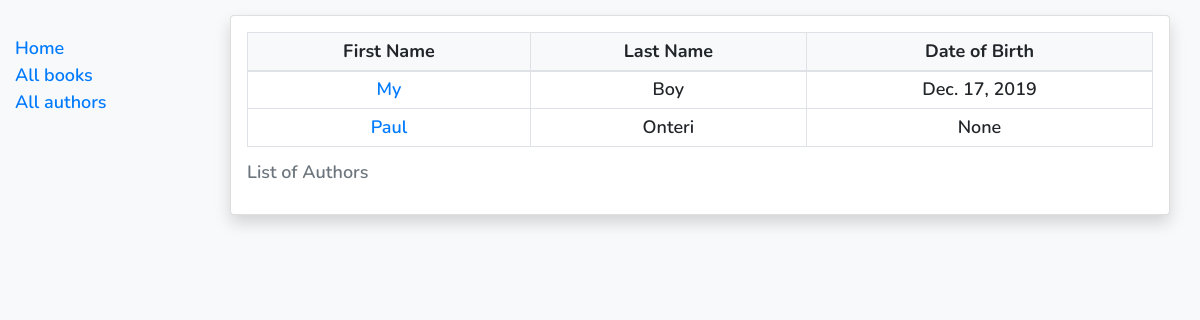
Page /catalogg/authors/ on the earlier database version.
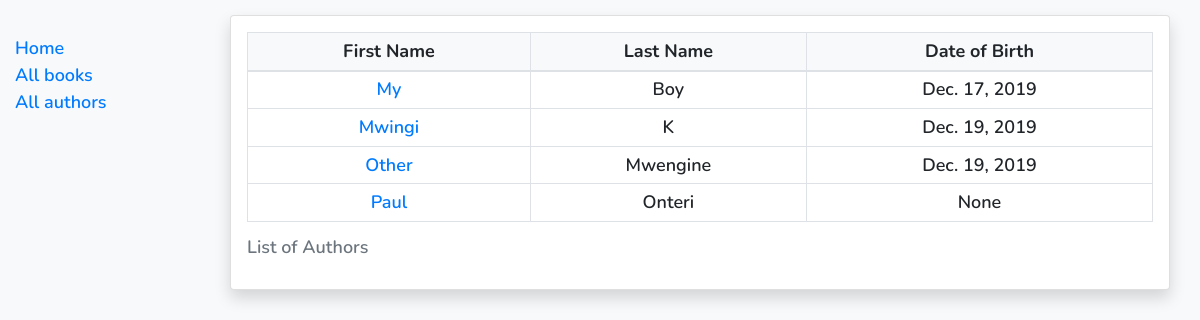
Same page on the later database version.
### catalogg/models.py (models this page shows, shortened)
class Author(models.Model):
    first_name = models.CharField(max_length=100)
    last_name = models.CharField(max_length=100)
    date_of_birth = models.DateField(null=True, blank=True)
    date_of_death = models.DateField('died', null=True, blank=True)
    class Meta:
        ordering = ['last_name', 'first_name']
    def get_absolute_url(self):
        return reverse('author-detail', args=[str(self.id)])

### catalogg/views.py (the view)
# urls.py: path('authors/', views.AuthorListView.as_view(), name='author_list'),
class AuthorListView(generic.ListView):
    queryset = Author.objects.all()
    context_object_name = "author_list"
    paginate_by = 20
    template_name = 'catalogg/AuthorList.html'

### catalogg/templates/catalogg/AuthorList.html
{% extends "base_generic.html" %}
{% block content %}
    {% if author_list %}
       <div class="container">
            <div class="row">
                <div class="col-sm-12">
        <div class="card table-responsive shadow pt-3 px-3 mb-4 bg-white rounded justify-content-center">
            <table class="justify-content-center table table-sm table-bordered table-hover">
        <caption>List of Authors</caption>
  <thead class="bg-light" >
    <tr>
      <th scope="col">First Name</th>
      <th scope="col">Last Name</th>
      <th scope="col">Date of Birth</th>
    </tr>
  </thead>
<tbody>
        {% for i in author_list %}
    <tr>
      <td><a href="{{ i.get_absolute_url }}">{{ i.first_name }}</a></td>
      <td>{{ i.last_name }}</td>
      <td>{{ i.date_of_birth }}</td>
    </tr>
        {% endfor %}
        </tbody>
        </table></div>
                </div></div></div>
    {% endif %}
{% endblock %}

### catalogg/templates/base_generic.html (shortened to what this page needs)
<!DOCTYPE html>
<html lang="en">
<head>
    <link rel="stylesheet" href="https://stackpath.bootstrapcdn.com/bootstrap/4.1.3/css/bootstrap.min.css">
    {% load static %}
    <link rel="stylesheet" href="{% static 'css/styles.css' %}">
</head>
<body class="bg-light">
  <div class="container-fluid">
    <div class="row">
        <div class="col-sm-2">
            {% block sidebar %}
                <ul class="sidebar-nav">
                <li><a href="{% url 'index' %}">Home</a></li>
                <li><a href="{% url 'books' %}">All books</a></li>
                <li><a href="{% url 'author_list' %}">All authors</a></li>
                </ul>
            {% endblock %}
        </div>
        <div class="col-sm-10 ">
            {% block content %}{% endblock %}
        </div>
    </div>
  </div>
</body>
</html>

### catalogg/static/css/styles.css (style rules this page uses)
.sidebar-nav { margin-top: 20px; padding: 0; list-style: none; }
body { margin-top: 15px; font-family: 'Nunito', sans-serif; font-weight: 600; font-size: 18px; }
table { background-color:white; text-align: center; }

Differences in the rows shown:
added Author: first_name "Mwingi", last_name "K", date_of_birth "Dec. 19, 2019"
added Author: first_name "Other", last_name "Mwengine", date_of_birth "Dec. 19, 2019"
